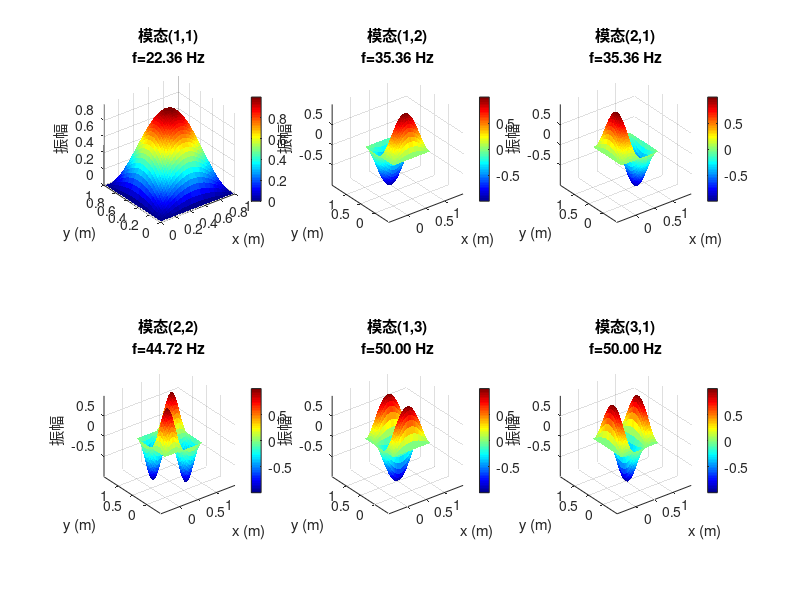

This chart was generated by the following MATLAB code: (Note: this script raises an error after producing the figure.)
%% 矩形薄膜振动模态分析主程序
clear; close all; clc;

%% 参数设置
a = 1.0;        % x方向长度(m)
b = 1.0;        % y方向长度(m)
T = 1000;       % 张力(N/m)
rho = 1.0;      % 面密度(kg/m²)
Nx = 50;        % x方向网格点数
Ny = 50;        % y方向网格点数

% 外力参数
F0 = 100;       % 外力幅值(N)
omega_f = 50;   % 外力频率(rad/s)
x_force = 0.3;  % 外力作用点x坐标
y_force = 0.7;  % 外力作用点y坐标

% 时间参数
t_end = 2;      % 总时间(s)
dt = 0.01;      % 时间步长(s)

%% 创建网格
x = linspace(0, a, Nx);
y = linspace(0, b, Ny);
[X, Y] = meshgrid(x, y);
dx = a/(Nx-1);
dy = b/(Ny-1);

%% 1. 自由振动模态分析
fprintf('=== 自由振动模态分析 ===\n');

% 计算固有频率和模态形状
modes_to_show = [1,1; 1,2; 2,1; 2,2; 1,3; 3,1];
num_modes = size(modes_to_show, 1);

figure('Position', [100, 100, 1200, 800]);
for i = 1:num_modes
    m = modes_to_show(i,1);
    n = modes_to_show(i,2);
    
    % 理论固有频率
    omega_mn = pi * sqrt(T/rho) * sqrt((m/a)^2 + (n/b)^2);
    freq_mn = omega_mn / (2*pi);
    
    % 模态形状
    phi_mn = sin(m*pi*X/a) .* sin(n*pi*Y/b);
    
    % 绘制模态
    subplot(2, 3, i);
    surf(X, Y, phi_mn, 'EdgeColor', 'none');
    title(sprintf('模态(%d,%d)\nf=%.2f Hz', m, n, freq_mn));
    xlabel('x (m)'); ylabel('y (m)'); zlabel('振幅');
    axis equal;
    colormap(jet);
    colorbar;
end
sgtitle('矩形薄膜自由振动模态');

%% 2. 受迫振动分析 - 模态叠加法
fprintf('\n=== 受迫振动分析 (模态叠加法) ===\n');

% 选择参与计算的模态数量
M_max = 8;  % x方向最大模态数
N_max = 8;  % y方向最大模态数

% 初始化模态参数
omega_mn = zeros(M_max, N_max);
phi_mn = cell(M_max, N_max);
q_mn = zeros(M_max, N_max);  % 模态坐标

% 计算各模态参数
fprintf('计算模态参数...\n');
for m = 1:M_max
    for n = 1:N_max
        % 固有频率
        omega_mn(m,n) = pi * sqrt(T/rho) * sqrt((m/a)^2 + (n/b)^2);
        
        % 模态形状函数
        phi_mn{m,n} = sin(m*pi*X/a) .* sin(n*pi*Y/b);
        
        % 模态质量 (假设为单位质量)
        M_mn = 1.0;
        
        % 模态力 (外力在模态上的投影)
        phi_force = sin(m*pi*x_force/a) * sin(n*pi*y_force/b);
        F_mn = F0 * phi_force;
        
        % 稳态振幅 (忽略阻尼)
        if abs(omega_f^2 - omega_mn(m,n)^2) > 1e-6
            q_mn(m,n) = F_mn / (M_mn * (omega_mn(m,n)^2 - omega_f^2));
        else
            q_mn(m,n) = 0;  % 共振情况，需要阻尼模型
        end
    end
end

% 叠加各模态得到总响应
w_forced = zeros(size(X));
for m = 1:M_max
    for n = 1:N_max
        w_forced = w_forced + q_mn(m,n) * phi_mn{m,n};
    end
end

% 绘制受迫振动响应
figure('Position', [100, 100, 1000, 400]);

subplot(1, 2, 1);
surf(X, Y, w_forced, 'EdgeColor', 'none');
title('受迫振动稳态响应幅值');
xlabel('x (m)'); ylabel('y (m)'); zlabel('振幅 (m)');
axis equal;
colormap(jet);
colorbar;

subplot(1, 2, 2);
contourf(X, Y, abs(w_forced), 20, 'LineColor', 'none');
hold on;
plot(x_force, y_force, 'ro', 'MarkerSize', 10, 'LineWidth', 2);
title('响应幅值等高线 (红点为外力作用点)');
xlabel('x (m)'); ylabel('y (m)');
colorbar;
axis equal;

%% 3. 受迫振动时程分析
fprintf('\n=== 时程响应分析 ===\n');

% 选择观察点
x_obs = 0.7; y_obs = 0.4;

% 时间向量
t = 0:dt:t_end;

% 计算观察点的响应 (包含瞬态和稳态)
w_obs = zeros(size(t));
damping_ratio = 0.02;  % 阻尼比

for m = 1:min(5, M_max)  % 只计算前几阶模态以减少计算量
    for n = 1:min(5, N_max)
        phi_obs = sin(m*pi*x_obs/a) * sin(n*pi*y_obs/b);
        phi_force = sin(m*pi*x_force/a) * sin(n*pi*y_force/b);
        
        F_mn = F0 * phi_force;
        M_mn = 1.0;
        
        omega_d = omega_mn(m,n) * sqrt(1 - damping_ratio^2);  % 有阻尼固有频率
        
        % 稳态响应
        if abs(omega_f^2 - omega_mn(m,n)^2) > 1e-6
            H = 1 / (M_mn * (omega_mn(m,n)^2 - omega_f^2 + 1i*2*damping_ratio*omega_mn(m,n)*omega_f));
            w_steady = abs(H) * F_mn * phi_obs * sin(omega_f*t + angle(H));
        else
            w_steady = zeros(size(t));
        end
        
        % 瞬态响应 (初始条件为0)
        A = -real(H) * F_mn * phi_obs;
        B = (damping_ratio*omega_mn(m,n)*real(H) - omega_f*imag(H)) * F_mn * phi_obs / omega_d;
        
        w_transient = exp(-damping_ratio*omega_mn(m,n)*t) .* ...
                     (A*cos(omega_d*t) + B*sin(omega_d*t));
        
        w_obs = w_obs + w_steady + w_transient;
    end
end

% 绘制时程响应
figure('Position', [100, 100, 800, 600]);

subplot(2, 1, 1);
plot(t, w_obs, 'b-', 'LineWidth', 2);
xlabel('时间 (s)'); ylabel('位移 (m)');
title(sprintf('观察点 (%.1f, %.1f) 的位移时程响应', x_obs, y_obs));
grid on;

% 计算并显示各阶模态的贡献
subplot(2, 1, 2);
modal_contributions = zeros(1, num_modes);
for i = 1:num_modes
    m = modes_to_show(i,1);
    n = modes_to_show(i,2);
    phi_obs = sin(m*pi*x_obs/a) * sin(n*pi*y_obs/b);
    phi_force = sin(m*pi*x_force/a) * sin(n*pi*y_force/b);
    
    F_mn = F0 * phi_force;
    M_mn = 1.0;
    
    if abs(omega_f^2 - omega_mn(m,n)^2) > 1e-6
        q_mn_val = F_mn / (M_mn * (omega_mn(m,n)^2 - omega_f^2));
        modal_contributions(i) = abs(q_mn_val * phi_obs);
    else
        modal_contributions(i) = 0;
    end
end

bar(modal_contributions);
xlabel('模态阶数'); ylabel('贡献幅值');
title('各阶模态对响应的贡献');
set(gca, 'XTickLabel', compose('(%d,%d)', modes_to_show));

%% 4. 共振分析 - 扫描频率响应
fprintf('\n=== 频率响应分析 ===\n');

% 频率扫描范围
omega_range = linspace(0.1, 150, 200);
response_amp = zeros(size(omega_range));

for k = 1:length(omega_range)
    omega_current = omega_range(k);
    w_temp = 0;
    
    for m = 1:min(6, M_max)
        for n = 1:min(6, N_max)
            phi_obs = sin(m*pi*x_obs/a) * sin(n*pi*y_obs/b);
            phi_force = sin(m*pi*x_force/a) * sin(n*pi*y_force/b);
            
            F_mn = F0 * phi_force;
            M_mn = 1.0;
            
            % 考虑阻尼的频率响应函数
            H = 1 / (M_mn * (omega_mn(m,n)^2 - omega_current^2 + ...
                            1i*2*damping_ratio*omega_mn(m,n)*omega_current));
            w_temp = w_temp + abs(H * F_mn * phi_obs);
        end
    end
    
    response_amp(k) = w_temp;
end

% 绘制频率响应
figure('Position', [100, 100, 800, 400]);
plot(omega_range, response_amp, 'b-', 'LineWidth', 2);
xlabel('激励频率 (rad/s)'); ylabel('响应幅值 (m)');
title('频率响应函数');
grid on;

% 标记前几个固有频率
hold on;
for i = 1:min(6, num_modes)
    m = modes_to_show(i,1);
    n = modes_to_show(i,2);
    omega_natural = omega_mn(m,n);
    plot([omega_natural, omega_natural], [0, max(response_amp)], 'r--', 'LineWidth', 1);
    text(omega_natural, max(response_amp)*0.9, sprintf('(%d,%d)', m, n), ...
         'HorizontalAlignment', 'center');
end
legend('频率响应', '固有频率');

%% 5. 动画显示受迫振动
fprintf('\n=== 生成受迫振动动画 ===\n');

% 选择要动画显示的时间段
t_animate = 0:0.05:1;  % 前1秒
w_animate = zeros(Ny, Nx, length(t_animate));

% 计算动画帧
fprintf('计算动画帧...');
for idx = 1:length(t_animate)
    t_current = t_animate(idx);
    w_frame = zeros(size(X));
    
    for m = 1:min(5, M_max)
        for n = 1:min(5, N_max)
            phi_xy = sin(m*pi*X/a) .* sin(n*pi*Y/b);
            phi_force = sin(m*pi*x_force/a) * sin(n*pi*y_force/b);
            
            F_mn = F0 * phi_force;
            M_mn = 1.0;
            
            % 稳态响应
            if abs(omega_f^2 - omega_mn(m,n)^2) > 1e-6
                H = 1 / (M_mn * (omega_mn(m,n)^2 - omega_f^2 + 1i*2*damping_ratio*omega_mn(m,n)*omega_f));
                w_frame = w_frame + real(H * F_mn * phi_xy * exp(1i*omega_f*t_current));
            end
        end
    end
    
    w_animate(:,:,idx) = w_frame;
end
fprintf('完成\n');

% 创建动画
figure('Position', [100, 100, 800, 600]);
for idx = 1:length(t_animate)
    surf(X, Y, w_animate(:,:,idx), 'EdgeColor', 'none');
    title(sprintf('受迫振动响应 t=%.2fs', t_animate(idx)));
    xlabel('x (m)'); ylabel('y (m)'); zlabel('位移 (m)');
    zlim([-max(abs(w_animate(:))), max(abs(w_animate(:)))]);
    colormap(jet);
    colorbar;
    
    % 标记外力作用点
    hold on;
    plot3(x_force, y_force, 0, 'ro', 'MarkerSize', 10, 'LineWidth', 2);
    hold off;
    
    drawnow;
end

%% 输出总结信息
fprintf('\n=== 分析总结 ===\n');
fprintf('薄膜尺寸: %.1f x %.1f m\n', a, b);
fprintf('张力: %.0f N/m, 面密度: %.1f kg/m²\n', T, rho);
fprintf('外力: %.0f N, 频率: %.1f rad/s, 作用点: (%.1f, %.1f)\n', ...
        F0, omega_f, x_force, y_force);
fprintf('前6阶固有频率:\n');
for i = 1:6
    m = modes_to_show(i,1);
    n = modes_to_show(i,2);
    fprintf('  模态(%d,%d): %.2f Hz\n', m, n, omega_mn(m,n)/(2*pi));
end

fprintf('\n分析完成！\n');